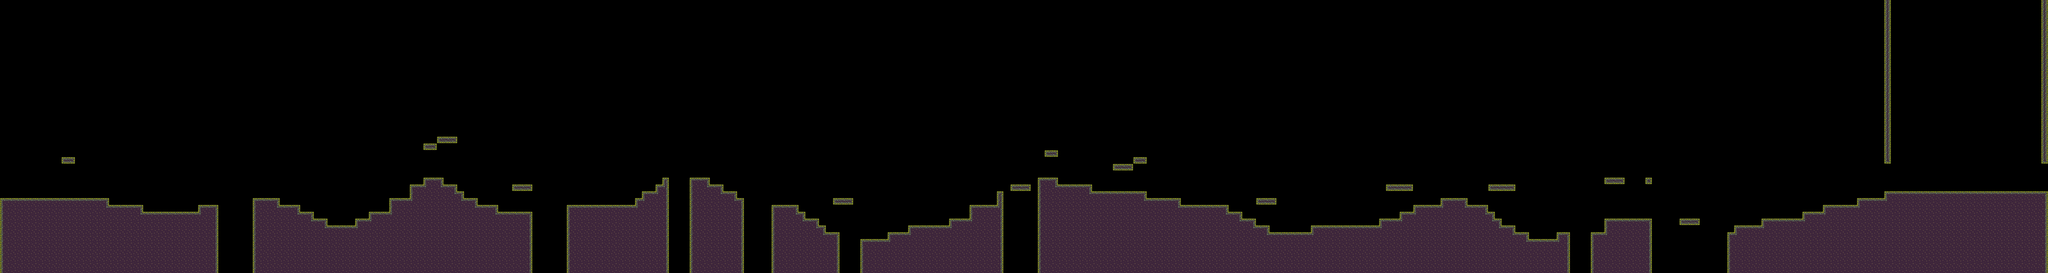

The image is a tile-based game level rendered from a .tmx file. Its description and source (layers, tilesets, objects; grid data summarised) follow:
An orthogonal 300x40 tile map with 32x32 px tiles, 1 tile layer (Layer1) and 7 objects (5x canine, werewolf, boss).

<map version="1.10" tiledversion="1.12.1" orientation="orthogonal" renderorder="right-down" width="300" height="40" tilewidth="32" tileheight="32" infinite="0" nextlayerid="3" nextobjectid="11">
 <tileset firstgid="1" name="Swamp" tilewidth="32" tileheight="32" tilecount="60" columns="10">
  <image source="../Tilesets/Swamp/1 Tiles/Tileset.png" width="320" height="192" />
  <tile id="0">
   <properties>
    <property name="solid" type="bool" value="true" />
   </properties>
  </tile>
  <tile id="1">
   <properties>
    <property name="solid" type="bool" value="true" />
   </properties>
  </tile>
  <tile id="2">
   <properties>
    <property name="solid" type="bool" value="true" />
   </properties>
  </tile>
  <tile id="3">
   <properties>
    <property name="solid" type="bool" value="true" />
   </properties>
  </tile>
  <tile id="4">
   <properties>
    <property name="solid" type="bool" value="true" />
   </properties>
  </tile>
  <tile id="5">
   <properties>
    <property name="solid" type="bool" value="true" />
   </properties>
  </tile>
  <tile id="6">
   <properties>
    <property name="solid" type="bool" value="true" />
   </properties>
  </tile>
  <tile id="7">
   <properties>
    <property name="solid" type="bool" value="true" />
   </properties>
  </tile>
  <tile id="8">
   <properties>
    <property name="solid" type="bool" value="true" />
   </properties>
  </tile>
  <tile id="9">
   <properties>
    <property name="solid" type="bool" value="true" />
   </properties>
  </tile>
  <tile id="10">
   <properties>
    <property name="solid" type="bool" value="true" />
   </properties>
  </tile>
  <tile id="11">
   <properties>
    <property name="solid" type="bool" value="true" />
   </properties>
  </tile>
  <tile id="12">
   <properties>
    <property name="solid" type="bool" value="true" />
   </properties>
  </tile>
  <tile id="13">
   <properties>
    <property name="solid" type="bool" value="true" />
   </properties>
  </tile>
  <tile id="14">
   <properties>
    <property name="solid" type="bool" value="true" />
   </properties>
  </tile>
  <tile id="15">
   <properties>
    <property name="solid" type="bool" value="true" />
   </properties>
  </tile>
  <tile id="16">
   <properties>
    <property name="solid" type="bool" value="true" />
   </properties>
  </tile>
  <tile id="17">
   <properties>
    <property name="solid" type="bool" value="true" />
   </properties>
  </tile>
  <tile id="18">
   <properties>
    <property name="solid" type="bool" value="true" />
   </properties>
  </tile>
  <tile id="19">
   <properties>
    <property name="solid" type="bool" value="true" />
   </properties>
  </tile>
  <tile id="20">
   <properties>
    <property name="solid" type="bool" value="true" />
   </properties>
  </tile>
  <tile id="21">
   <properties>
    <property name="solid" type="bool" value="true" />
   </properties>
  </tile>
  <tile id="22">
   <properties>
    <property name="solid" type="bool" value="true" />
   </properties>
  </tile>
  <tile id="23">
   <properties>
    <property name="solid" type="bool" value="true" />
   </properties>
  </tile>
  <tile id="24">
   <properties>
    <property name="solid" type="bool" value="true" />
   </properties>
  </tile>
  <tile id="25">
   <properties>
    <property name="solid" type="bool" value="true" />
   </properties>
  </tile>
  <tile id="26">
   <properties>
    <property name="solid" type="bool" value="true" />
   </properties>
  </tile>
  <tile id="27">
   <properties>
    <property name="solid" type="bool" value="true" />
   </properties>
  </tile>
  <tile id="28">
   <properties>
    <property name="solid" type="bool" value="true" />
   </properties>
  </tile>
  <tile id="29">
   <properties>
    <property name="solid" type="bool" value="true" />
   </properties>
  </tile>
  <tile id="30">
   <properties>
    <property name="solid" type="bool" value="true" />
   </properties>
  </tile>
  <tile id="31">
   <properties>
    <property name="solid" type="bool" value="true" />
   </properties>
  </tile>
  <tile id="32">
   <properties>
    <property name="solid" type="bool" value="true" />
   </properties>
  </tile>
  <tile id="33">
   <properties>
    <property name="solid" type="bool" value="true" />
   </properties>
  </tile>
  <tile id="34">
   <properties>
    <property name="solid" type="bool" value="true" />
   </properties>
  </tile>
  <tile id="35">
   <properties>
    <property name="solid" type="bool" value="true" />
   </properties>
  </tile>
  <tile id="36">
   <properties>
    <property name="solid" type="bool" value="true" />
   </properties>
  </tile>
  <tile id="37">
   <properties>
    <property name="solid" type="bool" value="true" />
   </properties>
  </tile>
  <tile id="38">
   <properties>
    <property name="solid" type="bool" value="true" />
   </properties>
  </tile>
  <tile id="39">
   <properties>
    <property name="solid" type="bool" value="true" />
   </properties>
  </tile>
  <tile id="40">
   <properties>
    <property name="solid" type="bool" value="true" />
   </properties>
  </tile>
  <tile id="41">
   <properties>
    <property name="solid" type="bool" value="true" />
   </properties>
  </tile>
  <tile id="42">
   <properties>
    <property name="solid" type="bool" value="true" />
   </properties>
  </tile>
  <tile id="43">
   <properties>
    <property name="solid" type="bool" value="true" />
   </properties>
  </tile>
  <tile id="44">
   <properties>
    <property name="solid" type="bool" value="true" />
   </properties>
  </tile>
  <tile id="45">
   <properties>
    <property name="solid" type="bool" value="true" />
   </properties>
  </tile>
  <tile id="46">
   <properties>
    <property name="solid" type="bool" value="true" />
   </properties>
  </tile>
  <tile id="47">
   <properties>
    <property name="solid" type="bool" value="true" />
   </properties>
  </tile>
  <tile id="48">
   <properties>
    <property name="solid" type="bool" value="true" />
   </properties>
  </tile>
  <tile id="49">
   <properties>
    <property name="solid" type="bool" value="true" />
   </properties>
  </tile>
  <tile id="50">
   <properties>
    <property name="solid" type="bool" value="true" />
   </properties>
  </tile>
  <tile id="51">
   <properties>
    <property name="solid" type="bool" value="true" />
   </properties>
  </tile>
  <tile id="52">
   <properties>
    <property name="solid" type="bool" value="true" />
   </properties>
  </tile>
  <tile id="53">
   <properties>
    <property name="solid" type="bool" value="true" />
   </properties>
  </tile>
  <tile id="54">
   <properties>
    <property name="solid" type="bool" value="true" />
   </properties>
  </tile>
  <tile id="55">
   <properties>
    <property name="solid" type="bool" value="true" />
   </properties>
  </tile>
  <tile id="56">
   <properties>
    <property name="solid" type="bool" value="true" />
   </properties>
  </tile>
  <tile id="57">
   <properties>
    <property name="solid" type="bool" value="true" />
   </properties>
  </tile>
  <tile id="58">
   <properties>
    <property name="solid" type="bool" value="true" />
   </properties>
  </tile>
  <tile id="59">
   <properties>
    <property name="solid" type="bool" value="true" />
   </properties>
  </tile>
 </tileset>
 <layer id="1" name="Layer1" width="300" height="40">
  <data>[12000 cells, 2609 non-empty, 16 distinct tile ids]</data>
 </layer>
 <objectgroup id="2" name="Spawns">
  <object id="1" name="enemy" type="canine" x="6552" y="846.667" />
  <object id="2" name="enemy" type="canine" x="786.667" y="972" />
  <object id="3" name="enemy" type="canine" x="2030.67" y="810.667" />
  <object id="4" name="enemy" type="canine" x="2929.33" y="944" />
  <object id="6" name="enemy" type="canine" x="4786.67" y="845.333" />
  <object id="7" name="boss" type="werewolf" x="9348" y="781.333" width="132" height="105.333" />
  <object id="10" name="arena" type="boss" x="8838" y="392" width="749" height="494" />
 </objectgroup>
</map>
